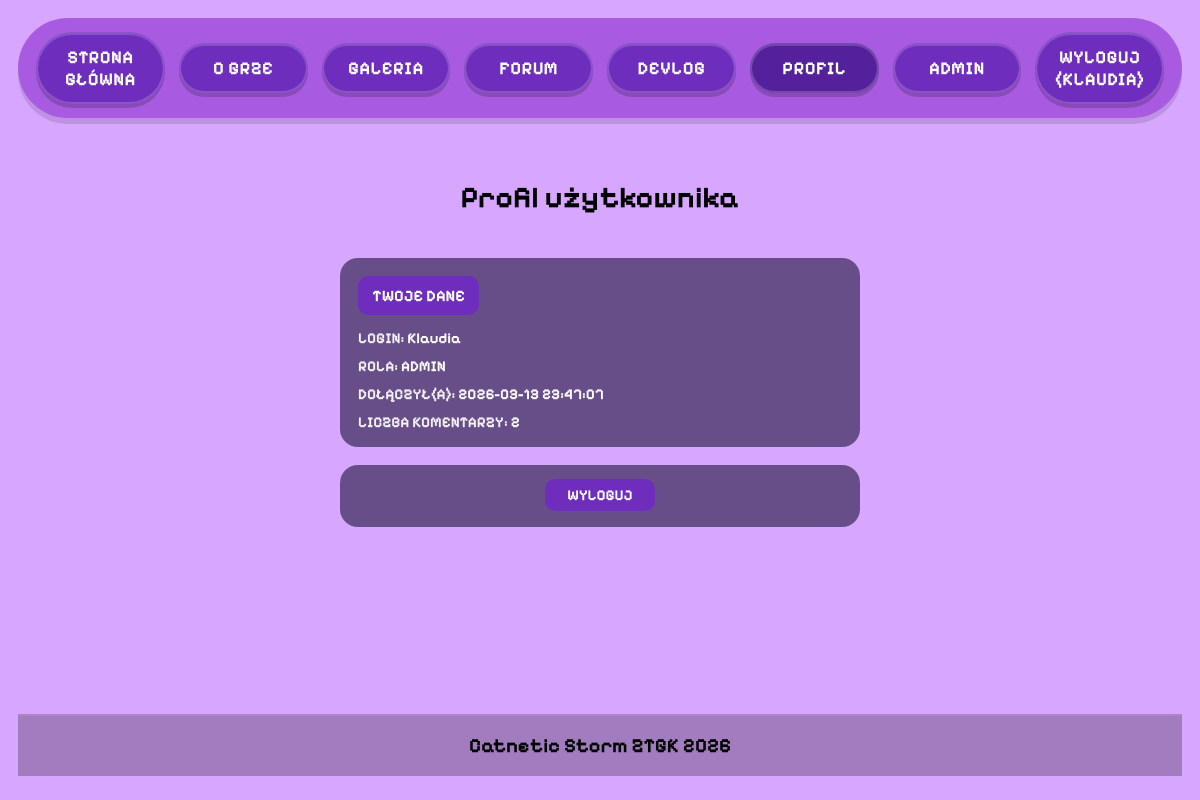
The app's page /profile.php (signed in) with its own data.
### tables this page shows
CREATE TABLE `users` (
  `user_id` int(11) NOT NULL,
  `username` varchar(50) NOT NULL,
  `password` varchar(255) NOT NULL,
  `role` enum('admin','user') NOT NULL DEFAULT 'user',
  `created_at` timestamp NOT NULL DEFAULT current_timestamp()
);

### profile.php (the view, shortened to what this page needs)
<?php
require __DIR__ . '/includes/db.php';
$userId = (int)$_SESSION['user_id'];
$stmt = $pdo->prepare("SELECT user_id, username, role, created_at FROM users WHERE user_id = ? LIMIT 1");
$stmt->execute([$userId]);
$user = $stmt->fetch();
$stmt = $pdo->prepare("SELECT COUNT(*) FROM comments WHERE user_id = ?");
$stmt->execute([$userId]);
$commentsCount = (int)$stmt->fetchColumn();
?>
<!DOCTYPE html>
<html lang="pl">
<head>
  <?php include __DIR__ . '/includes/head.php'; ?>
</head>
<body>
  <?php include __DIR__ . '/includes/header.php'; ?>
  <main>
    <section class="auth">
      <h1>Profil użytkownika</h1>
      <div class="auth-card">
        <div class="auth-header">Twoje dane</div>
        <p class="auth-smalltext" style="margin: 0 0 10px;">
          Login: <strong style="color:#fff; text-transform:none;"><?= htmlspecialchars((string)$user['username']) ?></strong>
        </p>
        <p class="auth-smalltext" style="margin: 0 0 10px;">
          Rola: <strong style="color:#fff;"><?= htmlspecialchars((string)$user['role']) ?></strong>
        </p>
        <p class="auth-smalltext" style="margin: 0 0 10px;">
          Dołączył(a): <strong style="color:#fff; text-transform:none;"><?= htmlspecialchars((string)$user['created_at']) ?></strong>
        </p>
        <p class="auth-smalltext" style="margin: 0;">
          Liczba komentarzy: <strong style="color:#fff;"><?= $commentsCount ?></strong>
        </p>
      </div>
      <div class="auth-card auth-card--small">
        <a class="auth-btn auth-btn--link" href="logout.php">WYLOGUJ</a>
      </div>
    </section>
  </main>
  <?php include __DIR__ . '/includes/footer.php'; ?>
</body>
</html>

### css/style.css (style rules this page uses)
:root { --bg: #d7a6ff; --menu-bg: #a85ae0; --pill: #6f2dbd; --pill-hover: #5c22a6; --pill-active: #55209b; --frame-bg: #b47ee0; --frame-border: #5a2aa4; }
* { box-sizing: border-box; font-family: inherit; }
body { margin: 0; font-family: 'Pixelify Sans', sans-serif; font-size: 20px; background: var(--bg); padding: 18px 18px 24px; display: flex; flex-direction: column; min-height: 100vh; }
main { width: 100%; display: flex; justify-content: center; padding: 0; flex: 1; }
.auth { width: 100%; display: flex; flex-direction: column; align-items: center; gap: 18px; padding-top: 24px; }
.auth-card { width: min(520px, 92vw); background: rgba(74, 55, 104, .78); border-radius: 18px; padding: 18px 18px 16px; }
.auth-card--small { padding: 14px 18px 16px; text-align: center; }
.auth-header { display: inline-block; background: #6f2dbd; color: #fff; padding: 10px 14px; border-radius: 10px; font-weight: 900; text-transform: uppercase; font-size: 16px; margin-bottom: 14px; }
.auth-btn { display: inline-flex; align-items: center; justify-content: center; width: 110px; height: 32px; background: #6f2dbd; color: #fff; border: 0; border-radius: 10px; font-family: 'Pixelify Sans', sans-serif; font-weight: 900; text-transform: uppercase; font-size: 15px; cursor: pointer; text-decoration: none; }
.auth-btn--link { margin-top: 0 !important; }
.auth-smalltext { color: rgba(255,255,255,.92); font-weight: 900; text-transform: uppercase; font-size: 15px; }

### records on screen
users: username "Klaudia", role "ADMIN", created_at "2026-03-13 23:47:07"

### other values on screen
$_SESSION['username'] "KLAUDIA"
$commentsCount "2"
